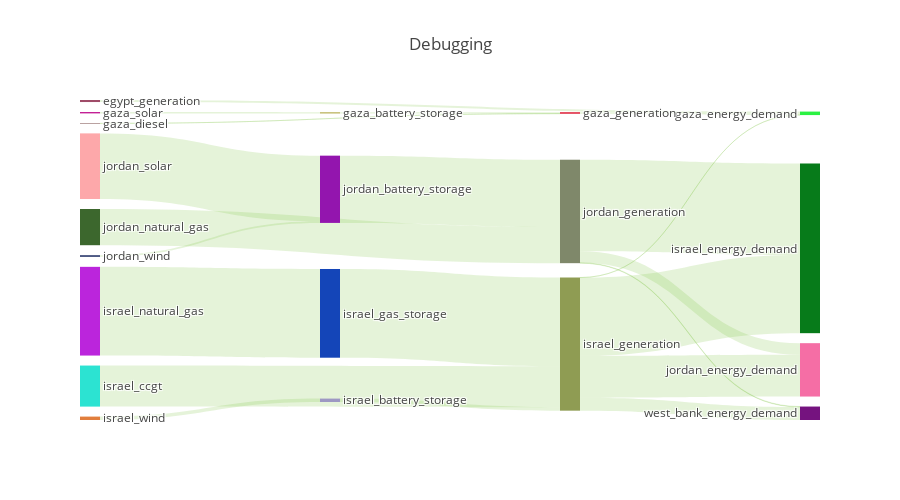

Source (notebook cell):
### Code cell
model_results.plot_flows_sankey(height=500,title='Debugging')

### Figure 1 — Plotly figure (JSON) as saved in the notebook; plotly's stock layout.template omitted (floating-point values rounded to 4 significant figures)
{"data": [{"domain": {"x": [0, 1], "y": [0, 1]}, "link": {"color": ["rgba(127, 194, 65, 0.2)", "rgba(127, 194, 65, 0.2)", "rgba(127, 194, 65, 0.2)", "rgba(127, 194, 65, 0.2)", "rgba(127, 194, 65, 0.2)", "rgba(127, 194, 65, 0.2)", "rgba(127, 194, 65, 0.2)", "rgba(127, 194, 65, 0.2)", "rgba(127, 194, 65, 0.2)", "rgba(127, 194, 65, 0.2)", "rgba(127, 194, 65, 0.2)", "rgba(127, 194, 65, 0.2)", "rgba(127, 194, 65, 0.2)", "rgba(127, 194, 65, 0.2)", "rgba(127, 194, 65, 0.2)", "rgba(127, 194, 65, 0.2)", "rgba(127, 194, 65, 0.2)", "rgba(127, 194, 65, 0.2)", "rgba(127, 194, 65, 0.2)", "rgba(127, 194, 65, 0.2)", "rgba(127, 194, 65, 0.2)", "rgba(127, 194, 65, 0.2)", "rgba(127, 194, 65, 0.2)", "rgba(127, 194, 65, 0.2)", "rgba(127, 194, 65, 0.2)", "rgba(127, 194, 65, 0.2)", "rgba(127, 194, 65, 0.2)", "rgba(127, 194, 65, 0.2)", "rgba(127, 194, 65, 0.2)", "rgba(127, 194, 65, 0.2)", "rgba(127, 194, 65, 0.2)", "rgba(127, 194, 65, 0.2)", "rgba(127, 194, 65, 0.2)", "rgba(127, 194, 65, 0.2)", "rgba(127, 194, 65, 0.2)", "rgba(127, 194, 65, 0.2)", "rgba(127, 194, 65, 0.2)", "rgba(127, 194, 65, 0.2)", "rgba(127, 194, 65, 0.2)"], "source": [0, 34, 2, 33, 4, 5, 40, 7, 8, 9, 39, 35, 35, 35, 35, 12, 13, 14, 42, 16, 17, 18, 41, 41, 41, 20, 21, 22, 23, 44, 25, 26, 27, 43, 43, 43, 29, 30, 31], "target": [32, 33, 33, 32, 33, 34, 35, 35, 35, 35, 35, 32, 36, 37, 38, 39, 40, 40, 41, 41, 41, 41, 36, 37, 38, 41, 41, 42, 42, 43, 43, 43, 43, 36, 37, 38, 43, 44, 44], "value": [1078000.0, 716200.0, 245.3, 716500.0, 0, 716200.0, 1802000.0, 21750000.0, 0, 0, 47000000.0, 58680.0, 41440000.0, 22190000.0, 6865000.0, 47000000.0, 0, 1802000.0, 35630000.0, 0, 0, 0, 48460000.0, 6085000.0, 263900.0, 19180000.0, 0, 34760000.0, 865900.0, 0, 0, 0, 0, 0, 0, 0, 0, 0, 0]}, "node": {"color": ["9f4b68", "a930b0", "744442", "fa07ba", "611ac9", "c21a92", "a45d2d", "2ce3d2", "5fa0b2", "2cb6c5", "dcaeb6", "c60e0d", "bb25dc", "078969", "e17e3d", "09717b", "067f5d", "aaa727", "2bd7b7", "0dea41", "3c672d", "a7f3c9", "fda8aa", "2e3c6e", "a16c84", "d5cd1b", "085205", "8bd7ec", "73688d", "3a0402", "4aeec7", "8b8c91", "2af142", "d90620", "beb767", "8f9c53", "077b1a", "f56ea5", "75137f", "1445b8", "9d98c3", "7f886a", "9315ae", "724544", "a11c5c"], "label": ["egypt_generation", "gaza_battery_storage", "gaza_diesel", "gaza_generation", "gaza_natural_gas", "gaza_solar", "israel_battery_storage", "israel_ccgt", "israel_coal", "israel_diesel", "israel_gas_storage", "israel_generation", "israel_natural_gas", "israel_solar", "israel_wind", "jordan_battery_storage", "jordan_ccgt", "jordan_coal", "jordan_diesel", "jordan_generation", "jordan_natural_gas", "jordan_shale", "jordan_solar", "jordan_wind", "west_bank_battery_storage", "west_bank_ccgt", "west_bank_coal", "west_bank_diesel", "west_bank_generation", "west_bank_natural_gas", "west_bank_solar", "west_bank_wind", "gaza_energy_demand", "gaza_generation", "gaza_battery_storage", "israel_generation", "israel_energy_demand", "jordan_energy_demand", "west_bank_energy_demand", "israel_gas_storage", "israel_battery_storage", "jordan_generation", "jordan_battery_storage", "west_bank_generation", "west_bank_battery_storage"], "line": {"color": "black", "width": 0}, "pad": 10}, "orientation": "h", "type": "sankey", "valueformat": ".0f"}], "layout": {"font": {"size": 12}, "height": 500, "title": "Debugging"}}
